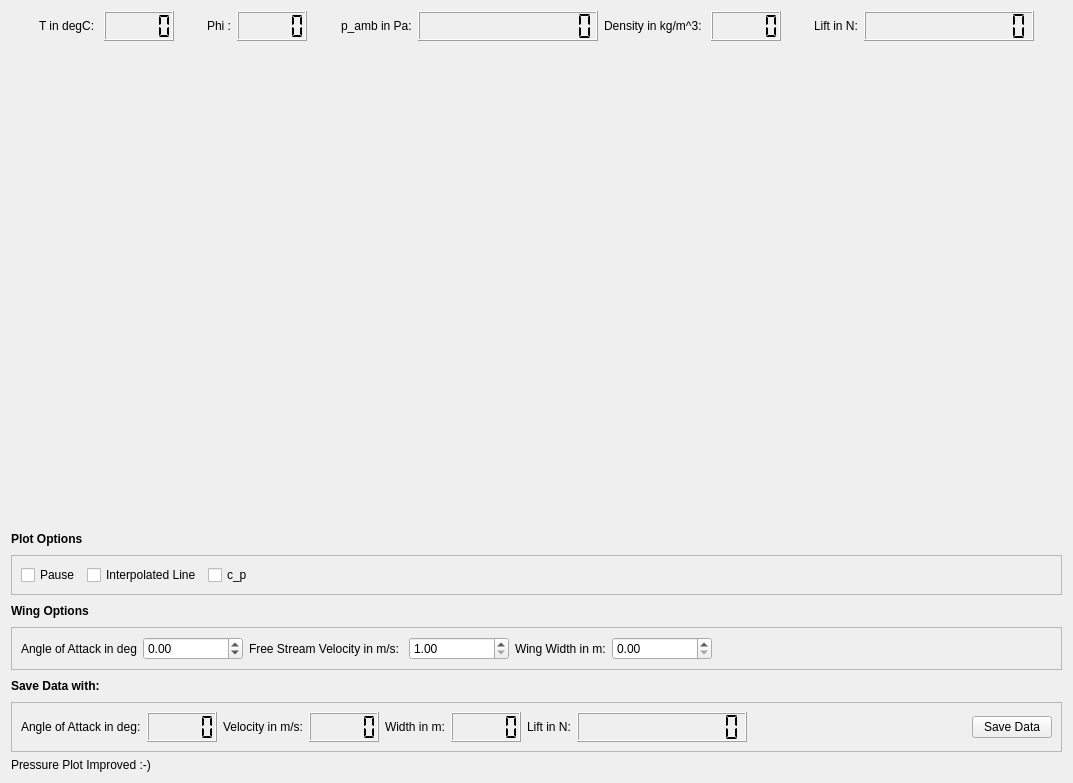
<?xml version="1.0" encoding="UTF-8"?>
<ui version="4.0">
 <class>PlotWindow</class>
 <widget class="QWidget" name="PlotWindow">
  <property name="windowModality">
   <enum>Qt::ApplicationModal</enum>
  </property>
  <property name="geometry">
   <rect>
    <x>0</x>
    <y>0</y>
    <width>1073</width>
    <height>783</height>
   </rect>
  </property>
  <property name="windowTitle">
   <string>Plot</string>
  </property>
  <layout class="QGridLayout" name="gridLayout">
   <item row="1" column="2">
    <spacer name="verticalSpacer_2">
     <property name="orientation">
      <enum>Qt::Vertical</enum>
     </property>
     <property name="sizeHint" stdset="0">
      <size>
       <width>20</width>
       <height>452</height>
      </size>
     </property>
    </spacer>
   </item>
   <item row="1" column="1">
    <layout class="QVBoxLayout" name="v_layout">
     <property name="spacing">
      <number>6</number>
     </property>
     <property name="sizeConstraint">
      <enum>QLayout::SetMaximumSize</enum>
     </property>
     <property name="leftMargin">
      <number>0</number>
     </property>
     <property name="rightMargin">
      <number>0</number>
     </property>
     <item>
      <spacer name="horizontalSpacer_9">
       <property name="orientation">
        <enum>Qt::Horizontal</enum>
       </property>
       <property name="sizeHint" stdset="0">
        <size>
         <width>40</width>
         <height>20</height>
        </size>
       </property>
      </spacer>
     </item>
    </layout>
   </item>
   <item row="2" column="0" colspan="3">
    <layout class="QVBoxLayout" name="verticalLayout">
     <item>
      <layout class="QHBoxLayout" name="horizontalLayout_5">
       <item>
        <widget class="QLabel" name="label_6">
         <property name="sizePolicy">
          <sizepolicy hsizetype="Minimum" vsizetype="Minimum">
           <horstretch>0</horstretch>
           <verstretch>0</verstretch>
          </sizepolicy>
         </property>
         <property name="maximumSize">
          <size>
           <width>100</width>
           <height>16777215</height>
          </size>
         </property>
         <property name="text">
          <string>&lt;html&gt;&lt;head/&gt;&lt;body&gt;&lt;p&gt;&lt;span style=&quot; font-weight:600;&quot;&gt;Plot Options&lt;/span&gt;&lt;/p&gt;&lt;/body&gt;&lt;/html&gt;</string>
         </property>
        </widget>
       </item>
       <item>
        <spacer name="horizontalSpacer_10">
         <property name="orientation">
          <enum>Qt::Horizontal</enum>
         </property>
         <property name="sizeHint" stdset="0">
          <size>
           <width>40</width>
           <height>20</height>
          </size>
         </property>
        </spacer>
       </item>
       <item>
        <widget class="QLabel" name="demo_label">
         <property name="text">
          <string/>
         </property>
        </widget>
       </item>
      </layout>
     </item>
     <item>
      <widget class="QFrame" name="checkbox_frame">
       <property name="frameShape">
        <enum>QFrame::StyledPanel</enum>
       </property>
       <property name="frameShadow">
        <enum>QFrame::Raised</enum>
       </property>
       <layout class="QHBoxLayout" name="horizontalLayout">
        <item>
         <widget class="QCheckBox" name="pause_check_box">
          <property name="text">
           <string>Pause</string>
          </property>
         </widget>
        </item>
        <item>
         <widget class="QCheckBox" name="line_check_box">
          <property name="text">
           <string>Interpolated Line</string>
          </property>
          <property name="checked">
           <bool>false</bool>
          </property>
         </widget>
        </item>
        <item>
         <widget class="QCheckBox" name="cp_check_box">
          <property name="text">
           <string>c_p</string>
          </property>
         </widget>
        </item>
        <item>
         <spacer name="horizontalSpacer">
          <property name="orientation">
           <enum>Qt::Horizontal</enum>
          </property>
          <property name="sizeHint" stdset="0">
           <size>
            <width>40</width>
            <height>20</height>
           </size>
          </property>
         </spacer>
        </item>
       </layout>
      </widget>
     </item>
    </layout>
   </item>
   <item row="5" column="0" colspan="3">
    <layout class="QVBoxLayout" name="verticalLayout_4">
     <item>
      <layout class="QHBoxLayout" name="horizontalLayout_3">
       <item>
        <widget class="QLabel" name="label_7">
         <property name="sizePolicy">
          <sizepolicy hsizetype="Minimum" vsizetype="Minimum">
           <horstretch>0</horstretch>
           <verstretch>0</verstretch>
          </sizepolicy>
         </property>
         <property name="minimumSize">
          <size>
           <width>120</width>
           <height>0</height>
          </size>
         </property>
         <property name="maximumSize">
          <size>
           <width>100</width>
           <height>16777215</height>
          </size>
         </property>
         <property name="frameShape">
          <enum>QFrame::NoFrame</enum>
         </property>
         <property name="text">
          <string>&lt;html&gt;&lt;head/&gt;&lt;body&gt;&lt;p&gt;&lt;span style=&quot; font-weight:600;&quot;&gt;Save Data with:&lt;/span&gt;&lt;/p&gt;&lt;/body&gt;&lt;/html&gt;</string>
         </property>
        </widget>
       </item>
       <item>
        <spacer name="horizontalSpacer_7">
         <property name="orientation">
          <enum>Qt::Horizontal</enum>
         </property>
         <property name="sizeHint" stdset="0">
          <size>
           <width>40</width>
           <height>20</height>
          </size>
         </property>
        </spacer>
       </item>
      </layout>
     </item>
     <item>
      <widget class="QFrame" name="frame_3">
       <property name="frameShape">
        <enum>QFrame::StyledPanel</enum>
       </property>
       <property name="frameShadow">
        <enum>QFrame::Raised</enum>
       </property>
       <layout class="QHBoxLayout" name="horizontalLayout_4">
        <item>
         <widget class="QLabel" name="label_16">
          <property name="text">
           <string>Angle of Attack in deg:</string>
          </property>
         </widget>
        </item>
        <item>
         <widget class="QLCDNumber" name="angle_lcd">
          <property name="minimumSize">
           <size>
            <width>70</width>
            <height>0</height>
           </size>
          </property>
          <property name="digitCount">
           <number>5</number>
          </property>
          <property name="segmentStyle">
           <enum>QLCDNumber::Flat</enum>
          </property>
         </widget>
        </item>
        <item>
         <widget class="QLabel" name="label_15">
          <property name="text">
           <string>Velocity in m/s:</string>
          </property>
         </widget>
        </item>
        <item>
         <widget class="QLCDNumber" name="velocity_lcd">
          <property name="minimumSize">
           <size>
            <width>70</width>
            <height>0</height>
           </size>
          </property>
          <property name="digitCount">
           <number>5</number>
          </property>
          <property name="segmentStyle">
           <enum>QLCDNumber::Flat</enum>
          </property>
          <property name="value" stdset="0">
           <double>0.000000000000000</double>
          </property>
         </widget>
        </item>
        <item>
         <widget class="QLabel" name="label_8">
          <property name="text">
           <string>Width in m:</string>
          </property>
         </widget>
        </item>
        <item>
         <widget class="QLCDNumber" name="width_lcd">
          <property name="minimumSize">
           <size>
            <width>70</width>
            <height>0</height>
           </size>
          </property>
          <property name="segmentStyle">
           <enum>QLCDNumber::Flat</enum>
          </property>
          <property name="value" stdset="0">
           <double>0.000000000000000</double>
          </property>
         </widget>
        </item>
        <item>
         <widget class="QLabel" name="label_14">
          <property name="text">
           <string>Lift in N:</string>
          </property>
         </widget>
        </item>
        <item>
         <widget class="QLCDNumber" name="lift_bottom_lcd">
          <property name="minimumSize">
           <size>
            <width>170</width>
            <height>30</height>
           </size>
          </property>
          <property name="digitCount">
           <number>11</number>
          </property>
          <property name="segmentStyle">
           <enum>QLCDNumber::Flat</enum>
          </property>
          <property name="value" stdset="0">
           <double>0.000000000000000</double>
          </property>
          <property name="intValue" stdset="0">
           <number>0</number>
          </property>
         </widget>
        </item>
        <item>
         <spacer name="horizontalSpacer_8">
          <property name="orientation">
           <enum>Qt::Horizontal</enum>
          </property>
          <property name="sizeHint" stdset="0">
           <size>
            <width>725</width>
            <height>20</height>
           </size>
          </property>
         </spacer>
        </item>
        <item>
         <widget class="QPushButton" name="save_data_button">
          <property name="enabled">
           <bool>true</bool>
          </property>
          <property name="text">
           <string>Save Data</string>
          </property>
         </widget>
        </item>
       </layout>
      </widget>
     </item>
     <item>
      <widget class="QLabel" name="info_label">
       <property name="text">
        <string>Pressure Plot Improved :-)</string>
       </property>
      </widget>
     </item>
    </layout>
   </item>
   <item row="1" column="0">
    <spacer name="verticalSpacer">
     <property name="orientation">
      <enum>Qt::Vertical</enum>
     </property>
     <property name="sizeHint" stdset="0">
      <size>
       <width>20</width>
       <height>452</height>
      </size>
     </property>
    </spacer>
   </item>
   <item row="0" column="0" colspan="3">
    <layout class="QHBoxLayout" name="horizontalLayout_2">
     <item>
      <spacer name="horizontalSpacer_6">
       <property name="orientation">
        <enum>Qt::Horizontal</enum>
       </property>
       <property name="sizeHint" stdset="0">
        <size>
         <width>40</width>
         <height>20</height>
        </size>
       </property>
      </spacer>
     </item>
     <item>
      <widget class="QLabel" name="temperatur_label">
       <property name="text">
        <string>T in degC: </string>
       </property>
      </widget>
     </item>
     <item>
      <widget class="QLCDNumber" name="temp_lcd">
       <property name="minimumSize">
        <size>
         <width>70</width>
         <height>30</height>
        </size>
       </property>
       <property name="segmentStyle">
        <enum>QLCDNumber::Flat</enum>
       </property>
      </widget>
     </item>
     <item>
      <spacer name="horizontalSpacer_4">
       <property name="orientation">
        <enum>Qt::Horizontal</enum>
       </property>
       <property name="sizeHint" stdset="0">
        <size>
         <width>40</width>
         <height>20</height>
        </size>
       </property>
      </spacer>
     </item>
     <item>
      <widget class="QLabel" name="humidity_label">
       <property name="text">
        <string>Phi :</string>
       </property>
      </widget>
     </item>
     <item>
      <widget class="QLCDNumber" name="hum_lcd">
       <property name="minimumSize">
        <size>
         <width>70</width>
         <height>30</height>
        </size>
       </property>
       <property name="segmentStyle">
        <enum>QLCDNumber::Flat</enum>
       </property>
      </widget>
     </item>
     <item>
      <spacer name="horizontalSpacer_3">
       <property name="orientation">
        <enum>Qt::Horizontal</enum>
       </property>
       <property name="sizeHint" stdset="0">
        <size>
         <width>40</width>
         <height>20</height>
        </size>
       </property>
      </spacer>
     </item>
     <item>
      <widget class="QLabel" name="ambient_pressure_label">
       <property name="text">
        <string>p_amb in Pa:</string>
       </property>
      </widget>
     </item>
     <item>
      <widget class="QLCDNumber" name="p_amb_lcd">
       <property name="minimumSize">
        <size>
         <width>180</width>
         <height>30</height>
        </size>
       </property>
       <property name="font">
        <font>
         <weight>50</weight>
         <bold>false</bold>
         <strikeout>false</strikeout>
        </font>
       </property>
       <property name="frameShape">
        <enum>QFrame::Box</enum>
       </property>
       <property name="frameShadow">
        <enum>QFrame::Raised</enum>
       </property>
       <property name="lineWidth">
        <number>1</number>
       </property>
       <property name="midLineWidth">
        <number>0</number>
       </property>
       <property name="smallDecimalPoint">
        <bool>false</bool>
       </property>
       <property name="digitCount">
        <number>12</number>
       </property>
       <property name="segmentStyle">
        <enum>QLCDNumber::Flat</enum>
       </property>
      </widget>
     </item>
     <item>
      <widget class="QLabel" name="density_label">
       <property name="text">
        <string>Density in kg/m^3: </string>
       </property>
      </widget>
     </item>
     <item>
      <widget class="QLCDNumber" name="dens_lcd">
       <property name="sizePolicy">
        <sizepolicy hsizetype="Maximum" vsizetype="Minimum">
         <horstretch>0</horstretch>
         <verstretch>0</verstretch>
        </sizepolicy>
       </property>
       <property name="minimumSize">
        <size>
         <width>70</width>
         <height>30</height>
        </size>
       </property>
       <property name="segmentStyle">
        <enum>QLCDNumber::Flat</enum>
       </property>
      </widget>
     </item>
     <item>
      <spacer name="horizontalSpacer_2">
       <property name="orientation">
        <enum>Qt::Horizontal</enum>
       </property>
       <property name="sizeHint" stdset="0">
        <size>
         <width>40</width>
         <height>20</height>
        </size>
       </property>
      </spacer>
     </item>
     <item>
      <widget class="QLabel" name="label_3">
       <property name="text">
        <string>Lift in N:</string>
       </property>
      </widget>
     </item>
     <item>
      <widget class="QLCDNumber" name="lift_top_lcd">
       <property name="minimumSize">
        <size>
         <width>170</width>
         <height>30</height>
        </size>
       </property>
       <property name="digitCount">
        <number>11</number>
       </property>
       <property name="segmentStyle">
        <enum>QLCDNumber::Flat</enum>
       </property>
      </widget>
     </item>
     <item>
      <spacer name="horizontalSpacer_5">
       <property name="orientation">
        <enum>Qt::Horizontal</enum>
       </property>
       <property name="sizeHint" stdset="0">
        <size>
         <width>40</width>
         <height>20</height>
        </size>
       </property>
      </spacer>
     </item>
    </layout>
   </item>
   <item row="4" column="0" colspan="3">
    <layout class="QVBoxLayout" name="verticalLayout_3">
     <item>
      <layout class="QHBoxLayout" name="horizontalLayout_9">
       <item>
        <widget class="QLabel" name="label_11">
         <property name="enabled">
          <bool>true</bool>
         </property>
         <property name="minimumSize">
          <size>
           <width>120</width>
           <height>0</height>
          </size>
         </property>
         <property name="maximumSize">
          <size>
           <width>50</width>
           <height>16777215</height>
          </size>
         </property>
         <property name="text">
          <string>&lt;html&gt;&lt;head/&gt;&lt;body&gt;&lt;p&gt;&lt;span style=&quot; font-weight:600;&quot;&gt;Wing Options&lt;/span&gt;&lt;/p&gt;&lt;/body&gt;&lt;/html&gt;</string>
         </property>
        </widget>
       </item>
       <item>
        <spacer name="horizontalSpacer_12">
         <property name="orientation">
          <enum>Qt::Horizontal</enum>
         </property>
         <property name="sizeHint" stdset="0">
          <size>
           <width>40</width>
           <height>20</height>
          </size>
         </property>
        </spacer>
       </item>
      </layout>
     </item>
     <item>
      <widget class="QFrame" name="frame_2">
       <property name="frameShape">
        <enum>QFrame::StyledPanel</enum>
       </property>
       <property name="frameShadow">
        <enum>QFrame::Raised</enum>
       </property>
       <layout class="QHBoxLayout" name="horizontalLayout_7">
        <item>
         <widget class="QLabel" name="label_13">
          <property name="text">
           <string>Angle of Attack in deg</string>
          </property>
         </widget>
        </item>
        <item>
         <widget class="QDoubleSpinBox" name="angle_spin_box">
          <property name="minimumSize">
           <size>
            <width>100</width>
            <height>0</height>
           </size>
          </property>
          <property name="minimum">
           <double>-90.000000000000000</double>
          </property>
          <property name="maximum">
           <double>90.000000000000000</double>
          </property>
          <property name="singleStep">
           <double>0.100000000000000</double>
          </property>
         </widget>
        </item>
        <item>
         <widget class="QLabel" name="label_12">
          <property name="text">
           <string>Free Stream Velocity in m/s: </string>
          </property>
         </widget>
        </item>
        <item>
         <widget class="QDoubleSpinBox" name="velocity_spin_box">
          <property name="minimumSize">
           <size>
            <width>100</width>
            <height>0</height>
           </size>
          </property>
          <property name="minimum">
           <double>1.000000000000000</double>
          </property>
          <property name="maximum">
           <double>500.000000000000000</double>
          </property>
         </widget>
        </item>
        <item>
         <widget class="QLabel" name="label_2">
          <property name="text">
           <string>Wing Width in m:</string>
          </property>
         </widget>
        </item>
        <item>
         <widget class="QDoubleSpinBox" name="width_spin_box">
          <property name="minimumSize">
           <size>
            <width>100</width>
            <height>0</height>
           </size>
          </property>
          <property name="value">
           <double>0.000000000000000</double>
          </property>
         </widget>
        </item>
        <item>
         <spacer name="horizontalSpacer_11">
          <property name="orientation">
           <enum>Qt::Horizontal</enum>
          </property>
          <property name="sizeHint" stdset="0">
           <size>
            <width>40</width>
            <height>20</height>
           </size>
          </property>
         </spacer>
        </item>
       </layout>
      </widget>
     </item>
    </layout>
   </item>
  </layout>
 </widget>
 <resources/>
 <connections/>
</ui>
